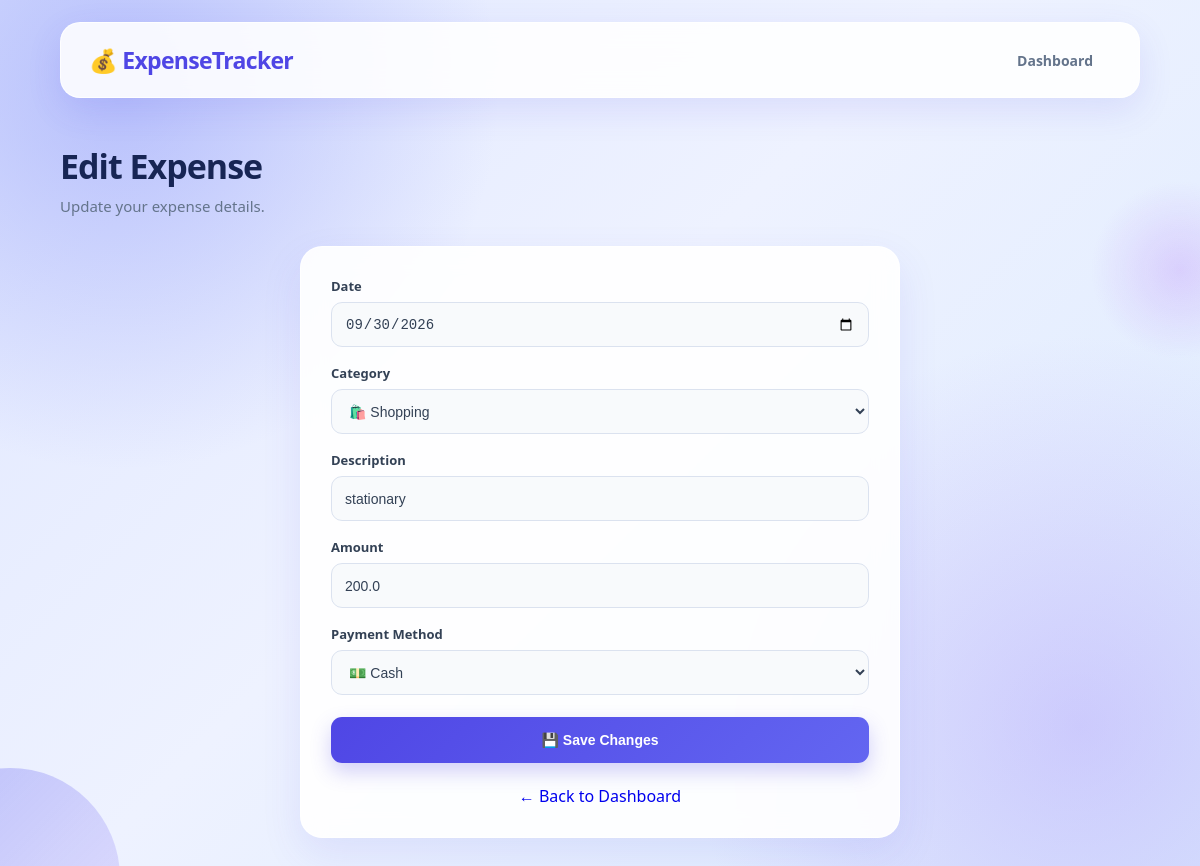
The app's page /edit/9, older data.
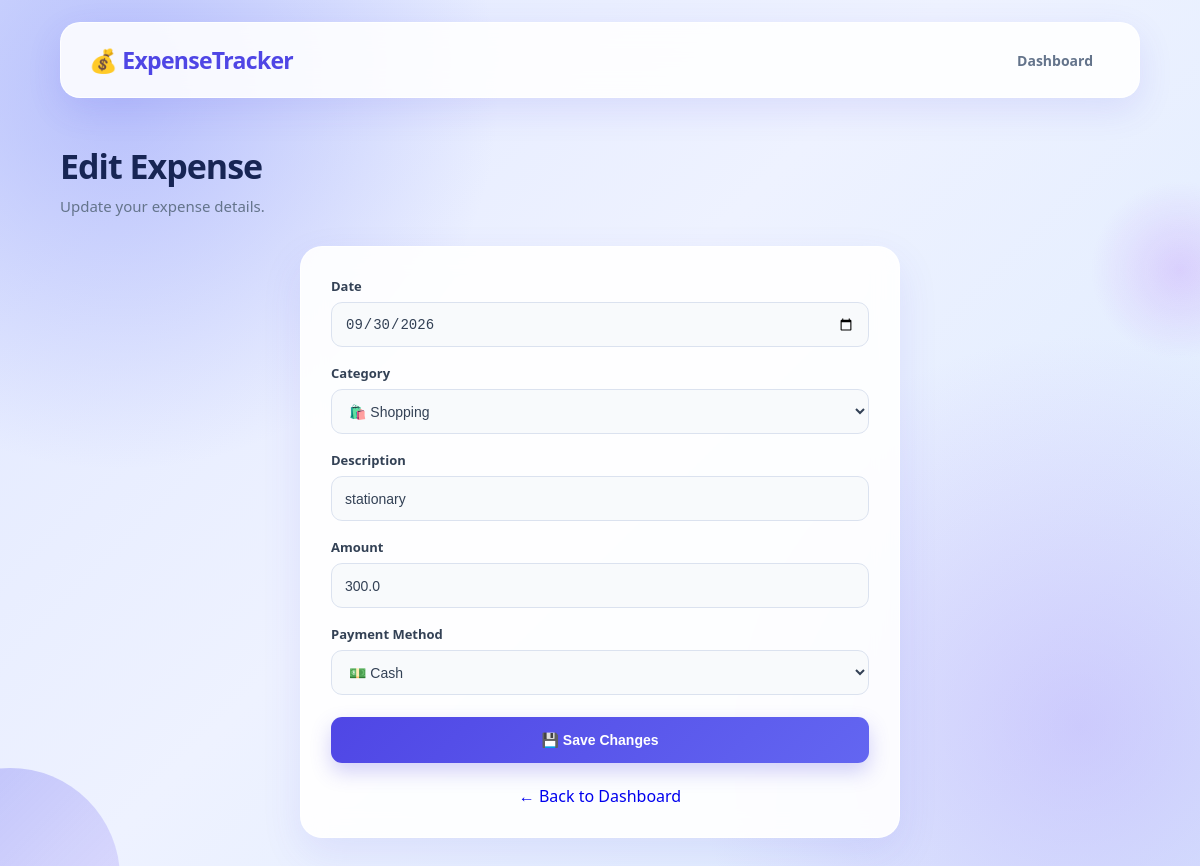
The same page, newer data.
### tables this page shows
CREATE TABLE expenses (

            id INTEGER PRIMARY KEY AUTOINCREMENT,

            date TEXT NOT NULL,

            category TEXT NOT NULL,

            description TEXT NOT NULL,

            amount REAL NOT NULL,

            payment TEXT NOT NULL

        );

### app.py (the view, shortened to what this page needs)
@app.route("/edit/<int:id>", methods=["GET", "POST"])
def edit_expense(id):
    connection = get_db_connection()
    expense = connection.execute(
        """
        SELECT *
        FROM expenses
        WHERE id = ?
        """,
        (id,)
    ).fetchone()
    if expense is None:
        connection.close()
        return "Expense not found", 404
    connection.close()
    return render_template(
        "edit.html",
        expense=expense
    )

### app.py (called while the page is built)
def get_db_connection():
    connection = sqlite3.connect("expense_tracker.db")
    connection.row_factory = sqlite3.Row
    return connection

### templates/edit.html (shortened to what this page needs)
<!DOCTYPE html>
<html lang="en">
<head>
    <link rel="stylesheet" href="{{ url_for('static', filename='style.css') }}">
</head>
<body>
<header>
    <div class="logo">💰 ExpenseTracker</div>
    <nav><a href="/">Dashboard</a></nav>
</header>
<div class="container">
    <div class="page-title">
        <h1>Edit Expense</h1>
        <p>Update your expense details.</p>
    </div>
    <div class="form-card" style="max-width:600px; margin:auto;">
        <form action="/edit/{{ expense['id'] }}" method="POST">
            <div class="form-group">
                <label for="date">Date</label>
                <input type="date" id="date" name="date" value="{{ expense['date'] }}" required>
            </div>
            <div class="form-group">
                <label for="category">Category</label>
                <select id="category" name="category" required>
                    <option value="Shopping" {% if expense['category'] == 'Shopping' %}selected{% endif %}>🛍️ Shopping</option>
                </select>
            </div>
            <div class="form-group">
                <label for="description">Description</label>
                <input type="text" id="description" name="description" value="{{ expense['description'] }}" required>
            </div>
            <div class="form-group">
                <label for="amount">Amount</label>
                <input type="number" id="amount" name="amount" value="{{ expense['amount'] }}" min="0" step="0.01" required>
            </div>
            <div class="form-group">
                <label for="payment">Payment Method</label>
                <select id="payment" name="payment" required>
                    <option value="Cash" {% if expense['payment'] == 'Cash' %}selected{% endif %}>💵 Cash</option>
                </select>
            </div>
            <button type="submit">💾 Save Changes</button>
            <br><br>
            <a href="/" style="display:block; text-align:center; text-decoration:none;">← Back to Dashboard</a>
        </form>
    </div>
</div>
</body>
</html>

Row changes from the older to the newer data that the page shows:
changed expenses "🛍️ Shopping": amount "200.0" → "300.0"
